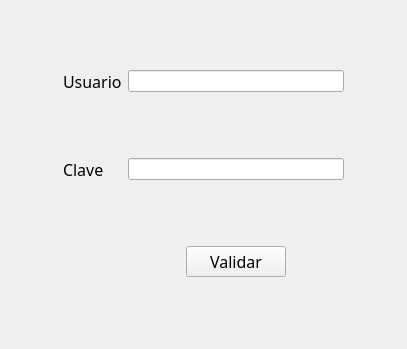
<?xml version="1.0" encoding="UTF-8"?>
<ui version="4.0">
 <class>Login</class>
 <widget class="QWidget" name="Login">
  <property name="geometry">
   <rect>
    <x>0</x>
    <y>0</y>
    <width>407</width>
    <height>349</height>
   </rect>
  </property>
  <property name="windowTitle">
   <string>Login</string>
  </property>
  <property name="windowIcon">
   <iconset>
    <normaloff>../../../../../../../../Documents/Iconos/UBP.ico</normaloff>../../../../../../../../Documents/Iconos/UBP.ico</iconset>
  </property>
  <layout class="QGridLayout" name="gridLayout">
   <item row="0" column="5">
    <spacer name="horizontalSpacer_4">
     <property name="orientation">
      <enum>Qt::Horizontal</enum>
     </property>
     <property name="sizeHint" stdset="0">
      <size>
       <width>40</width>
       <height>20</height>
      </size>
     </property>
    </spacer>
   </item>
   <item row="0" column="2" colspan="3">
    <widget class="QLineEdit" name="leUsuario"/>
   </item>
   <item row="1" column="2" colspan="3">
    <widget class="QLineEdit" name="leClave">
     <property name="echoMode">
      <enum>QLineEdit::Password</enum>
     </property>
    </widget>
   </item>
   <item row="2" column="4">
    <spacer name="horizontalSpacer">
     <property name="orientation">
      <enum>Qt::Horizontal</enum>
     </property>
     <property name="sizeHint" stdset="0">
      <size>
       <width>40</width>
       <height>20</height>
      </size>
     </property>
    </spacer>
   </item>
   <item row="0" column="1">
    <widget class="QLabel" name="lUsuario">
     <property name="font">
      <font>
       <family>Arial Black</family>
       <pointsize>12</pointsize>
      </font>
     </property>
     <property name="text">
      <string>Usuario</string>
     </property>
     <property name="textFormat">
      <enum>Qt::AutoText</enum>
     </property>
     <property name="margin">
      <number>10</number>
     </property>
     <property name="indent">
      <number>-1</number>
     </property>
    </widget>
   </item>
   <item row="1" column="1">
    <widget class="QLabel" name="lClave">
     <property name="font">
      <font>
       <family>Arial Black</family>
       <pointsize>12</pointsize>
      </font>
     </property>
     <property name="text">
      <string>Clave</string>
     </property>
     <property name="margin">
      <number>10</number>
     </property>
    </widget>
   </item>
   <item row="0" column="0">
    <spacer name="horizontalSpacer_3">
     <property name="orientation">
      <enum>Qt::Horizontal</enum>
     </property>
     <property name="sizeHint" stdset="0">
      <size>
       <width>40</width>
       <height>20</height>
      </size>
     </property>
    </spacer>
   </item>
   <item row="2" column="2">
    <spacer name="horizontalSpacer_2">
     <property name="orientation">
      <enum>Qt::Horizontal</enum>
     </property>
     <property name="sizeHint" stdset="0">
      <size>
       <width>40</width>
       <height>20</height>
      </size>
     </property>
    </spacer>
   </item>
   <item row="2" column="3">
    <widget class="QPushButton" name="pb_login">
     <property name="minimumSize">
      <size>
       <width>100</width>
       <height>0</height>
      </size>
     </property>
     <property name="font">
      <font>
       <family>Arial Black</family>
       <pointsize>12</pointsize>
      </font>
     </property>
     <property name="focusPolicy">
      <enum>Qt::NoFocus</enum>
     </property>
     <property name="text">
      <string>Validar</string>
     </property>
    </widget>
   </item>
  </layout>
 </widget>
 <tabstops>
  <tabstop>leUsuario</tabstop>
  <tabstop>leClave</tabstop>
  <tabstop>pb_login</tabstop>
 </tabstops>
 <resources/>
 <connections/>
</ui>
